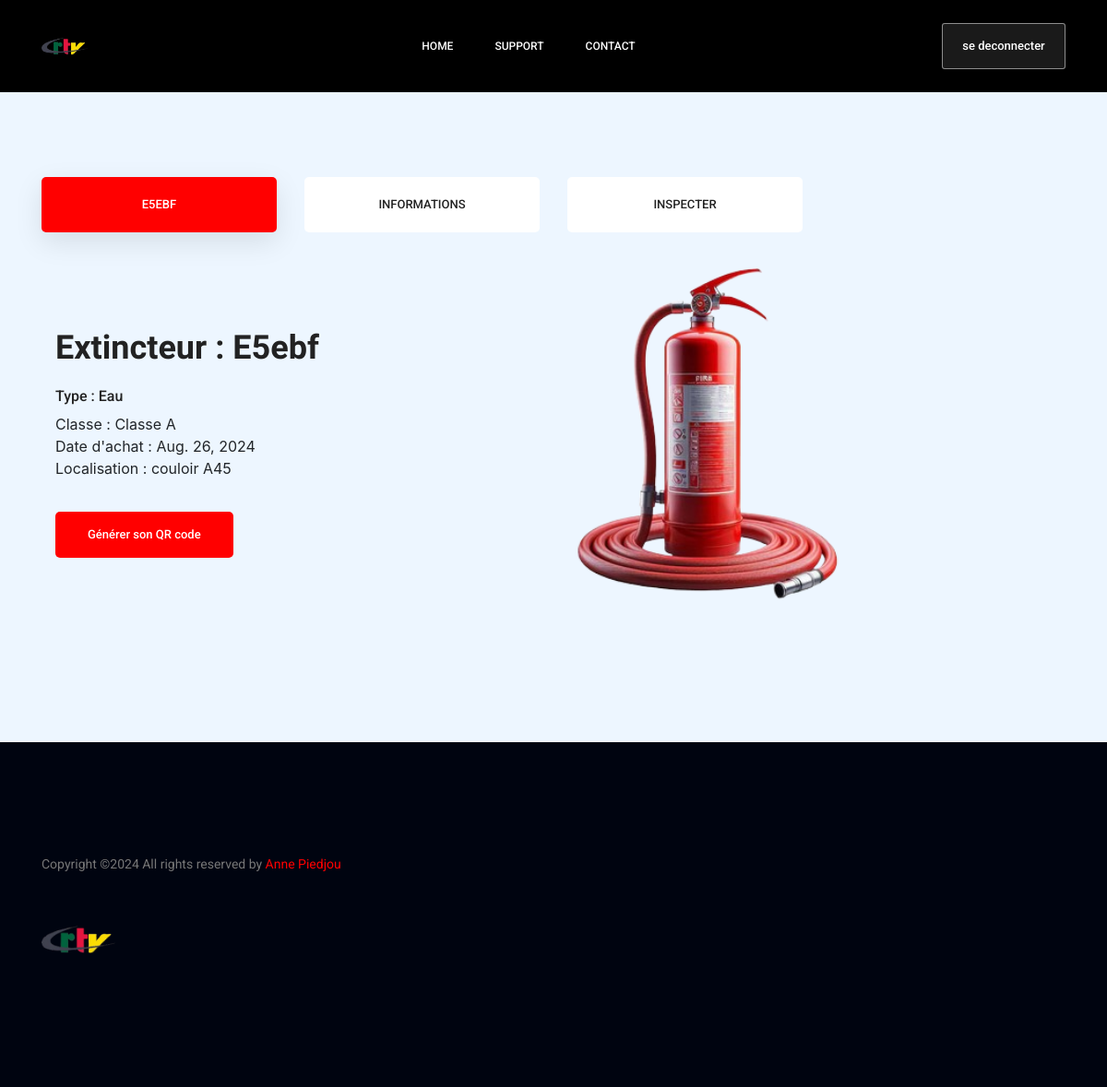
Screenshot of /details_extincteurs/E5ebf/ (signed in) with the database file from the repository.
### extincteurs/models.py (models this page shows, shortened)
class Extincteur(models.Model):
    TYPE_CHOICES = [
        ('eau', 'Eau'),
        ('mousse', 'Mousse'),
        ('poudre', 'Poudre'),
        ('co2', 'CO2'),
    ]
    CLASSE_CHOICES = [
        ('A', 'Classe A'),
        ('B', 'Classe B'),
        ('C', 'Classe C'),
        ('D', 'Classe D'),
        ('F', 'Classe F'),
    ]
    code = models.CharField(max_length=5, primary_key=True, default=generate_extincteur_code, editable=False)
    type_extincteur = models.CharField(max_length=10, choices=TYPE_CHOICES)
    classe = models.CharField(max_length=2, choices=CLASSE_CHOICES, default="A")
    date_achat = models.DateField()
    date_valid = models.DateField(default=date(2024, 8, 24))
    localisation = models.CharField(max_length=255)

### extincteurs/views.py (the view)
# urls.py: path('details_extincteurs/<str:code>/', details_extincteurs, name='details_extincteurs'),
@login_required(login_url='/login')
def details_extincteurs(request, code):
    if request.user.is_authenticated:
        user = request.user
    utilisateur = Utilisateur.objects.get(user=user)
    extincteur = get_object_or_404(Extincteur, code=code)
    qrcode_url = reverse('generate_qrcode', args=[extincteur.code])
    return render(request, 'details_extincteurs.html', {'extincteur': extincteur, 'qrcode_url': qrcode_url, 'utilisateur': utilisateur})

### extincteurs/templates/details_extincteurs.html (shortened to what this page needs)
{% load static %}
<!doctype html>
<html lang="en">
    <head>
        <link rel="stylesheet" href="{% static 'css/bootstrap.css' %}">
        <link rel="stylesheet" href="{% static 'vendors/linericon/style.css' %}">
        <link rel="stylesheet" href="{% static 'css/font-awesome.min.css' %}">
        <link rel="stylesheet" href="{% static 'vendors/owl-carousel/owl.carousel.min.css' %}">
        <link rel="stylesheet" href="{% static 'vendors/lightbox/simpleLightbox.css' %}">
        <link rel="stylesheet" href="{% static 'vendors/nice-select/css/nice-select.css' %}">
        <link rel="stylesheet" href="{% static 'vendors/animate-css/animate.css' %}">
        <link rel="stylesheet" href="{% static 'vendors/flaticon/flaticon.css' %}">
        <link rel="stylesheet" href="{% static 'css/style.css' %}">
        <link rel="stylesheet" href="{% static 'css/responsive.css' %}">
    </head>
    <body>
        <header class="header_area">
            <div class="main_menu">
            	<nav class="navbar navbar-expand-lg navbar-light" style="background-color: black;">
					<div class="container box_1620">
						<a class="navbar-brand logo_h" href="index.html"><img src="{% static 'img/crtv.png' %}" width="50px" height="50px" alt=""></a>
						<div class="collapse navbar-collapse offset" id="navbarSupportedContent">
							<ul class="nav navbar-nav menu_nav justify-content-center">
								<li class="nav-item active"><a class="nav-link" href="{% url 'home' %}">Home</a></li>
								<li class="nav-item"><a class="nav-link" href="{% url 'support' %}">Support</a></li>
								<li class="nav-item"><a class="nav-link" href="{% url 'contact' %}">Contact</a>
							</ul>
							<ul class="nav navbar-nav navbar-right">
                                <li class="nav-item">
                                    <a href="{% url 'logout' %}" class="tickets_btn">se deconnecter</a>
                                </li>
                            </ul>
						</div>
					</div>
            	</nav>
            </div>
        </header>
		<br/><br/><br/>
        <section class="made_life_area p_120">
			<div class="container">
				<div class="made_life_inner">
					<ul class="nav nav-tabs" id="myTab" role="tablist">
						<li class="nav-item">
							<a class="nav-link active" id="home-tab" data-toggle="tab" href="#home" role="tab" aria-controls="home" aria-selected="true">{{ extincteur.code }}</a>
						</li>
						<li class="nav-item">
							<a class="nav-link" id="infos-tab" data-toggle="tab" href="#infos" role="tab" aria-controls="infos" aria-selected="false">Informations</a>
						</li>
						{% if utilisateur.type_utilisateur == 'expert' %}
							<li class="nav-item">
								<a class="nav-link" id="inspecter-expert-tab" data-toggle="modal" data-target="#MaintenanceModal" role="tab" aria-controls="inspecter" aria-selected="false">Inspecter</a>
							</li>
						{% else %}
							<li class="nav-item">
								<a class="nav-link" id="inspecter-non-expert-tab" data-toggle="modal" data-target="#inspectionModal" role="tab" aria-controls="inspecter" aria-selected="false">Inspecter</a>
							</li>
						{% endif %}
					</ul>
					<br/>
			<div class="container">
                <div class="made_life_inner">
                    <div class="row made_life_text">
                        <div class="col-lg-6">
                            <div class="left_side_text">
                                <h3>Extincteur : {{ extincteur.code }}</h3>
                                <h6>Type : {{ extincteur.get_type_extincteur_display }}</h6>
                                <p>Classe : {{ extincteur.get_classe_display }}</p>
                                <p>Date d'achat : {{ extincteur.date_achat }}</p>
                                <p>Localisation : {{ extincteur.localisation }}</p>
								<a class="main_btn" href="{% url 'generate_qrcode' extincteur.code %}" target="_blank">Générer son QR code</a>
								</div>
                        </div>
                        <div class="col-lg-6">
                            <div class="chart_img">
                                <img class="img-fluid" src="{% static 'img/e3.png' %}" width="300px" height="350px" alt="">
                            </div>
                        </div>
                    </div>
                </div>
				</div>
			</div>
		</section>
        <footer class="footer_area p_120">
        	<div class="container">
        		<div class="row footer_inner">
        			<div class="col-lg-5 col-sm-6">
        				<aside class="f_widget ab_widget">
        					<p> Copyright &copy;<script>document.write(new Date().getFullYear());</script> All rights reserved by <a href="https://colorlib.com" target="_blank">Anne Piedjou</a> </p>
							<a href="index.html"><img src="{%  static 'img/crtv.png' %}" width="80px" height="80px" alt=""></a>
        				</aside>
        			</div>
        		</div>
        	</div>
        </footer>
		<link href="https://stackpath.bootstrapcdn.com/bootstrap/4.5.2/css/bootstrap.min.css" rel="stylesheet">
    </body>
</html>

### static/css/style.css (style rules this page uses)
a { text-decoration: none; transition: all 0.3s ease-in-out; }
body { line-height: 24px; font-size: 14px; font-family: "Roboto", sans-serif; font-weight: normal; color: #777777; }
h1, h2, h3, h4, h5, h6 { font-family: "Heebo", sans-serif; font-weight: bold; }
.p_120 { padding-top: 120px; padding-bottom: 120px; }
@media (min-width: 1200px) { .container { max-width: 1170px; } }
.header_area { position: absolute; width: 100%; top: 0; left: 0; z-index: 99; transition: background 0.4s, all 0.3s linear; }
.header_area .navbar-brand { margin-right: 30px; }
.header_area .menu_nav { width: 100%; }
.header_area .navbar { background: transparent; padding: 0px; border: 0px; border-radius: 0px; width: 100%; }
.header_area .navbar .nav .nav-item { margin-right: 45px; }
.header_area .navbar .nav .nav-item .nav-link { font: 500 12px/100px "Roboto", sans-serif; text-transform: uppercase; color: #fff; padding: 0px; display: inline-block; }
.header_area .navbar .nav .nav-item .nav-link:after { display: none; }
.header_area .navbar .nav .nav-item:last-child { margin-right: 0px; }
h3 { font-size: 24px; }
h6 { font-size: 14px; }
.main_btn { display: inline-block; background-image: linear-gradient(to right, red 0%, red 48%, red 100%); background-size: 200% auto; padding: 0px 35px; color: #fff; font-family: "Roboto", sans-serif; font-size: 13px; font-weight: 500; line-height: 50px; border-radius: 5px; outline: none !important; box-shadow: none !important; text-align: center; cursor: pointer; transition: all 300ms linear 0s; }
.tickets_btn { display: inline-block; background: rgba(255, 255, 255, 0.1); color: #fff; font-family: "Roboto", sans-serif; width: 134px; font-size: 13px; font-weight: 500; border: 1px solid rgba(255, 255, 255, 0.5); line-height: 48px; border-radius: 3px; outline: none !important; box-shadow: none !important; text-align: center; cursor: pointer; transition: all 300ms linear 0s; }
.made_life_area { background: #edf6ff; }
.made_life_inner .nav.nav-tabs { border: none; display: flex; flex-wrap: wrap; margin-left: -15px; margin-right: -15px; }
.made_life_inner .nav.nav-tabs li { flex: 0 0 25%; max-width: 25%; padding: 0px 15px; }
.made_life_inner .nav.nav-tabs li a { border: none; padding: 0px; background: #fff; border-radius: 0px; text-align: center; line-height: 60px; border-radius: 5px; font-size: 13px; font-family: "Roboto", sans-serif; font-weight: 500; text-transform: uppercase; color: #222222; }
.made_life_inner .nav.nav-tabs li a.active { background-image: -moz-linear-gradient(0deg, red 0%, red 100%); background-image: -webkit-linear-gradient(0deg, red 0%, red 100%); background-image: -ms-linear-gradient(0deg, red 0%, red 100%); box-shadow: 0px 10px 30px 0px rgba(0, 0, 0, 0.1); color: #fff; }
.made_life_text .col-lg-6 { vertical-align: middle; align-self: center; }
.made_life_text h3 { color: #222222; line-height: 45px; font-size: 36px; font-family: "Heebo", sans-serif; font-weight: bold; margin-bottom: 20px; }
.made_life_text h6 { color: #222222; font-size: 16px; font-weight: 500; font-family: "Roboto", sans-serif; }
.made_life_text p { margin-bottom: 0px; }
.made_life_text .main_btn { margin-top: 35px; }
.footer_area { background: #000410; }
.ab_widget p { font-size: 14px; line-height: 24px; font-family: "Roboto", sans-serif; color: #777777; margin-bottom: 30px; }
.ab_widget p a { color: red; }

### rows the page displays
Extincteur: code "E5EBF", code "E5ebf", type_extincteur "Eau", classe "Classe A", date_achat "Aug. 26, 2024", localisation "couloir A45"
